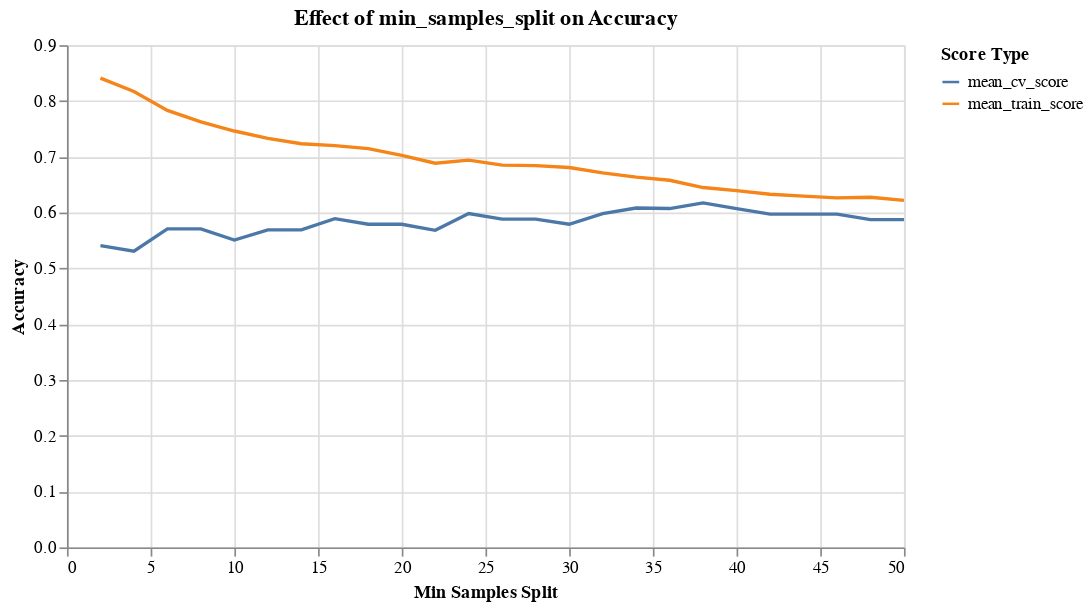

Notebook cell for this chart:
### Markdown cell above
**Question 4.5** <br> {points: 1} 

Using Altair, make a `mark_line()` plot which displays the `min_samples_split` of the random forest model on the *x*-axis and the accuracy on the train and validation sets on the *y*-axis and don't forget to add `alt.Color(score_type)` to the `encode()` function after you specify `alt.X()` and `alt.y()`. 

Make sure it has the dimensions `width=500, height=300`. Don't forget to give it a title and the plot `mss_acc_plot`

### Code cell
import altair as alt

mss_acc_plot = alt.Chart(plotting_source).mark_line().encode(
    x=alt.X("min_samples_split:Q", title="Min Samples Split"),
    y=alt.Y("accuracy:Q", title="Accuracy"),
    color=alt.Color("score_type:N", title="Score Type")
).properties(
    title="Effect of min_samples_split on Accuracy",
    width=500,
    height=300
)

mss_acc_plot

### Figure 1 — Vega-Lite specification as saved in the notebook (floating-point values rounded to 4 significant figures)
{"config": {"view": {"continuousWidth": 300, "continuousHeight": 300}}, "data": {"name": "data-efaebf9d574089c849c4591c2d5e3483"}, "mark": {"type": "line"}, "encoding": {"color": {"field": "score_type", "title": "Score Type", "type": "nominal"}, "x": {"field": "min_samples_split", "title": "Min Samples Split", "type": "quantitative"}, "y": {"field": "accuracy", "title": "Accuracy", "type": "quantitative"}}, "height": 300, "title": "Effect of min_samples_split on Accuracy", "width": 500, "$schema": "https://vega.github.io/schema/vega-lite/v5.8.0.json", "datasets": {"data-efaebf9d574089c849c4591c2d5e3483": [{"min_samples_split": 2, "score_type": "mean_train_score", "accuracy": 0.841}, {"min_samples_split": 4, "score_type": "mean_train_score", "accuracy": 0.817}, {"min_samples_split": 6, "score_type": "mean_train_score", "accuracy": 0.7832}, {"min_samples_split": 8, "score_type": "mean_train_score", "accuracy": 0.7626}, {"min_samples_split": 10, "score_type": "mean_train_score", "accuracy": 0.7462}, {"min_samples_split": 12, "score_type": "mean_train_score", "accuracy": 0.7331}, {"min_samples_split": 14, "score_type": "mean_train_score", "accuracy": 0.7233}, {"min_samples_split": 16, "score_type": "mean_train_score", "accuracy": 0.7201}, {"min_samples_split": 18, "score_type": "mean_train_score", "accuracy": 0.7146}, {"min_samples_split": 20, "score_type": "mean_train_score", "accuracy": 0.7026}, {"min_samples_split": 22, "score_type": "mean_train_score", "accuracy": 0.6885}, {"min_samples_split": 24, "score_type": "mean_train_score", "accuracy": 0.6939}, {"min_samples_split": 26, "score_type": "mean_train_score", "accuracy": 0.6852}, {"min_samples_split": 28, "score_type": "mean_train_score", "accuracy": 0.6841}, {"min_samples_split": 30, "score_type": "mean_train_score", "accuracy": 0.6808}, {"min_samples_split": 32, "score_type": "mean_train_score", "accuracy": 0.671}, {"min_samples_split": 34, "score_type": "mean_train_score", "accuracy": 0.6634}, {"min_samples_split": 36, "score_type": "mean_train_score", "accuracy": 0.6579}, {"min_samples_split": 38, "score_type": "mean_train_score", "accuracy": 0.6449}, {"min_samples_split": 40, "score_type": "mean_train_score", "accuracy": 0.6395}, {"min_samples_split": 42, "score_type": "mean_train_score", "accuracy": 0.6329}, {"min_samples_split": 44, "score_type": "mean_train_score", "accuracy": 0.6296}, {"min_samples_split": 46, "score_type": "mean_train_score", "accuracy": 0.6264}, {"min_samples_split": 48, "score_type": "mean_train_score", "accuracy": 0.6274}, {"min_samples_split": 50, "score_type": "mean_train_score", "accuracy": 0.622}, {"min_samples_split": 2, "score_type": "mean_cv_score", "accuracy": 0.5409}, {"min_samples_split": 4, "score_type": "mean_cv_score", "accuracy": 0.5309}, {"min_samples_split": 6, "score_type": "mean_cv_score", "accuracy": 0.5709}, {"min_samples_split": 8, "score_type": "mean_cv_score", "accuracy": 0.5709}, {"min_samples_split": 10, "score_type": "mean_cv_score", "accuracy": 0.5509}, {"min_samples_split": 12, "score_type": "mean_cv_score", "accuracy": 0.5691}, {"min_samples_split": 14, "score_type": "mean_cv_score", "accuracy": 0.5691}, {"min_samples_split": 16, "score_type": "mean_cv_score", "accuracy": 0.5891}, {"min_samples_split": 18, "score_type": "mean_cv_score", "accuracy": 0.5791}, {"min_samples_split": 20, "score_type": "mean_cv_score", "accuracy": 0.5791}, {"min_samples_split": 22, "score_type": "mean_cv_score", "accuracy": 0.5682}, {"min_samples_split": 24, "score_type": "mean_cv_score", "accuracy": 0.5982}, {"min_samples_split": 26, "score_type": "mean_cv_score", "accuracy": 0.5882}, {"min_samples_split": 28, "score_type": "mean_cv_score", "accuracy": 0.5882}, {"min_samples_split": 30, "score_type": "mean_cv_score", "accuracy": 0.5791}, {"min_samples_split": 32, "score_type": "mean_cv_score", "accuracy": 0.5982}, {"min_samples_split": 34, "score_type": "mean_cv_score", "accuracy": 0.6082}, {"min_samples_split": 36, "score_type": "mean_cv_score", "accuracy": 0.6073}, {"min_samples_split": 38, "score_type": "mean_cv_score", "accuracy": 0.6173}, {"min_samples_split": 40, "score_type": "mean_cv_score", "accuracy": 0.6073}, {"min_samples_split": 42, "score_type": "mean_cv_score", "accuracy": 0.5973}, {"min_samples_split": 44, "score_type": "mean_cv_score", "accuracy": 0.5973}, {"min_samples_split": 46, "score_type": "mean_cv_score", "accuracy": 0.5973}, {"min_samples_split": 48, "score_type": "mean_cv_score", "accuracy": 0.5873}, {"min_samples_split": 50, "score_type": "mean_cv_score", "accuracy": 0.5873}]}}
